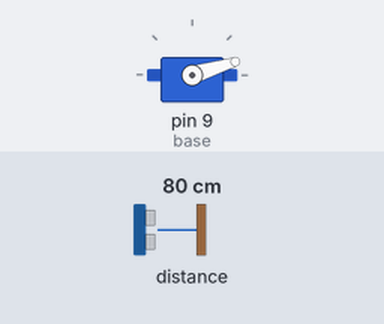
Recording of a sketch running on a simulated Arduino Uno, built with avr-gcc and run on an emulated ATmega328P. On the bench: servo. The inputs (shaded band) are chosen by the test bench; at power-on: distance to the obstacle 80 cm. What the sketch prints to the serial monitor is not drawn.

Above: at 0.05 s.
At 1.4 s:
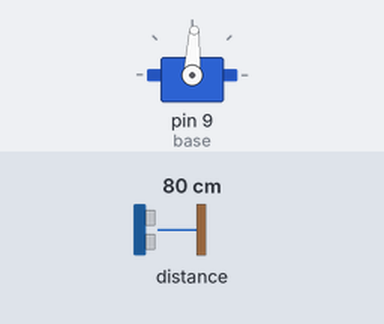
At 2.8 s:
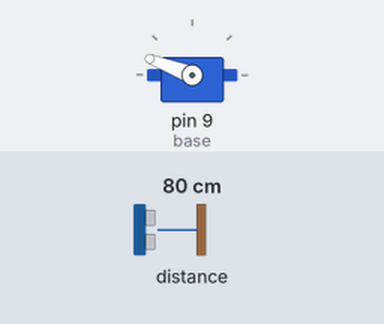
At 5.55 s:
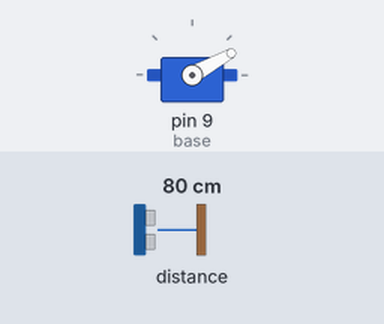
Timing chart, 0 to 7.6 s (numbered marks = the images above):
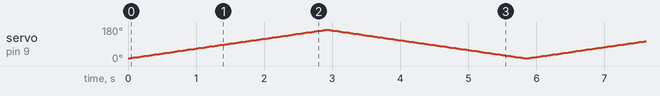

The sketch:

FYP_Tr1.3.ino
```cpp
#include <Wire.h>
#include <VL53L0X.h>
#include <Servo.h>

VL53L0X sensor;
Servo base;

int pos = 0;

void setup() {

  Serial.begin(115200);
  Wire.begin();

  sensor.setTimeout(500);
  if (!sensor.init())
  {
    Serial.println("Failed to detect and initialize sensor!");
    while (1) {}
  }

  sensor.startContinuous();

  base.attach(9);
}

void loop() {

  for (pos = 15; pos <= 165; pos += 2) {
    base.write(pos);
    dist(pos);
    delay(5);
  }
  for (pos = 165; pos >= 15; pos -= 2) {
    base.write(pos);
    dist(pos);
    delay(5);
  }
}

void dist(int i) {

  Serial.print(i);
  Serial.print(",");
  Serial.print(sensor.readRangeContinuousMillimeters() / 10);

  if (sensor.timeoutOccurred()) { Serial.print(" TIMEOUT"); }

  Serial.print(".");
}
```
